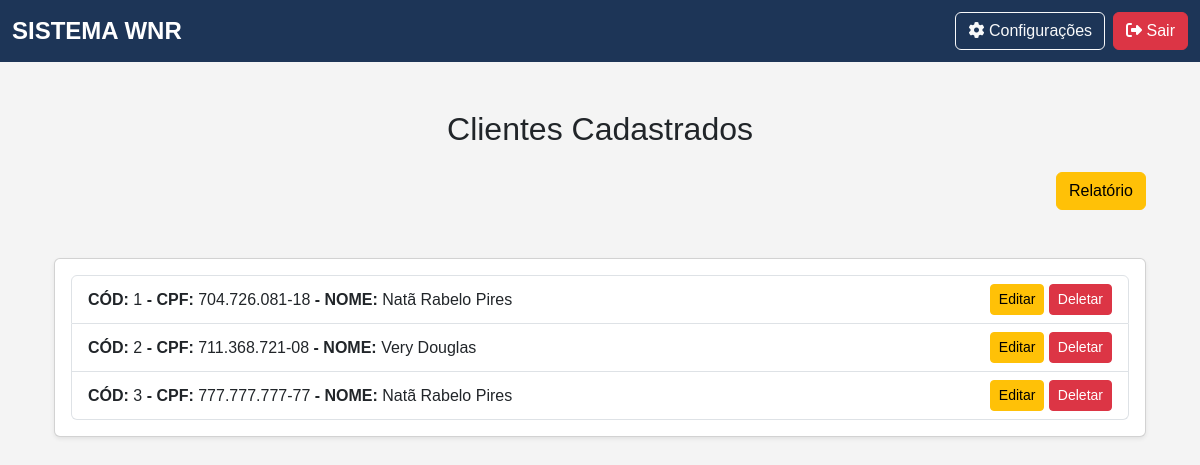
Page /listar_cliente (signed in) on the earlier database version.
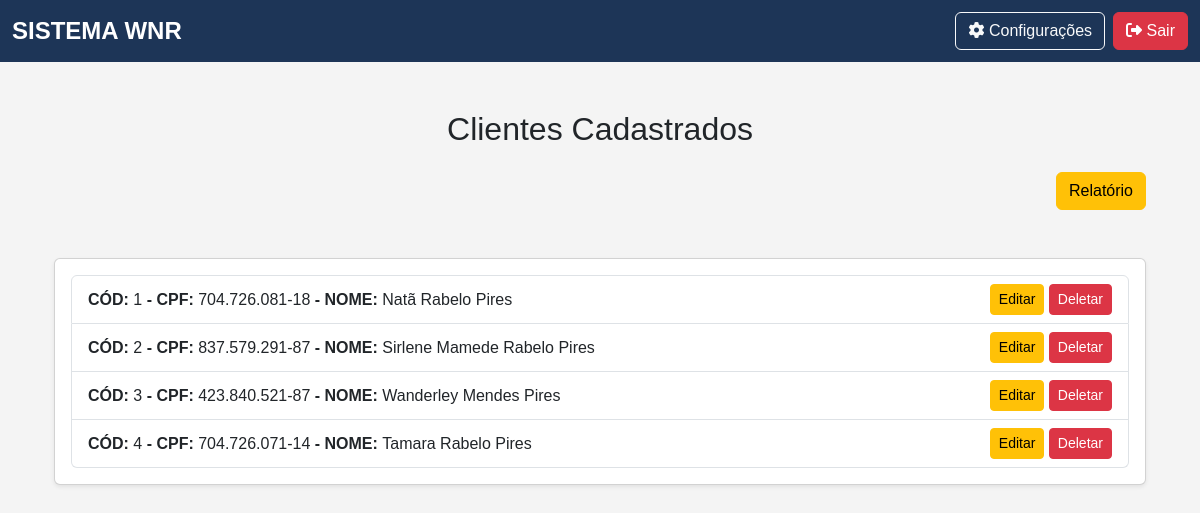
Same page on the later database version.
### app/models.py (models this page shows)
class Cliente(db.Model):
    __tablename__ = "clientes"
    id                      = Column(Integer, primary_key=True, index=True)
    nome                    = Column(String, index=True)
    cpf                     = Column(String(11), unique=True, index=True)
    email                   = Column(String, unique=True, index=True)
    data_nascimento         = Column(Date)
    renda_familiar          = Column(Float)
    bairro                  = Column(String)
    canal_divulgacao        = Column(String)
    cep                     = Column(String(8))
    cidade                  = Column(String)
    condicao_habitacao      = Column(String)
    cpf_responsavel         = Column(String(11), nullable=True, default="")
    numero_cs               = Column(String)
    despesa_mensal          = Column(Float)
    escolaridade            = Column(String)
    estado                  = Column(String)
    endereco                = Column(String)
    fone_contato            = Column(String)
    fone_pessoal            = Column(String)
    foto                    = Column(String)
    grau_parentesco         = Column(String)
    nome_plano_saude        = Column(String, default="Sem plano de Saúde")
    nome_responsavel        = Column(String, default="")
    numero_filhos           = Column(Integer, default=0)
    possui_filhos           = Column(String)
    plano_saude             = Column(String)
    previdenciario          = Column(String)
    profissao               = Column(String)
    remuneracao             = Column(Float)
    rg                      = Column(String)
    saldo                   = Column(Float)
    sexo                    = Column(String)
    tipo_moradia            = Column(String)
    transporte              = Column(String)
    encaminhamentos = relationship("Encaminhamento", back_populates="cliente", cascade="all, delete-orphan")
    guias = relationship("Guia", back_populates="cliente")

### app/routes/client_routes.py (the view)
@client_bp.route('/listar_cliente', methods=['GET', 'POST'])
@login_required
@role_required('atendimento', 'financeiro', 'admin')
def listar_cliente():
    clientes = Cliente.query.all()
    return render_template('clientes/list.html', clientes=clientes)

### app/__init__.py (called while the page is built)
@login_manager.user_loader
def load_user(id):
    return Usuario.query.get(int(id))  # Converte para inteiro e busca no banco

### app/templates/clientes/list.html (shortened to what this page needs)
{% extends 'base.html' %}
{% block content %}
<div class="container mt-5">
    <h2 class="text-center mb-4 mt-5">Clientes Cadastrados</h2>
    <div class="row mt-4 mb-5">
        <div class="col-md-12 text-end">
            <a href="{{ url_for('report_bp.report_cliente') }}" class="btn btn-md btn-warning">Relatório</a>
        </div>
    </div>
    <div class="card shadow-sm">
        <div class="card-body">
            <ul class="list-group">
                {% for cliente in clientes %}
                    <li class="list-group-item d-flex justify-content-between align-items-center">
                        <div>
                            <strong>CÓD: </strong>{{cliente.id}}
                            <strong> - CPF: </strong>{{cliente.cpf}}
                            <strong> - NOME: </strong>{{cliente.nome}}
                        </div>
                        <div>
                            <a href="{{ url_for('client_bp.editar_cliente', id=cliente.id) }}" class="btn btn-sm btn-warning">Editar</a>
                            <a href="{{ url_for('client_bp.deletar_cliente', id=cliente.id) }}" class="btn btn-sm btn-danger" data-bs-toggle="modal" data-bs-target="#confirmarExclusao" data-id="{{ cliente.id }}">Deletar</a>
                        </div>
                    </li>
                {% endfor %}
            </ul>
        </div>
    </div>
</div>
{% endblock %}

### app/templates/base.html (shortened to what this page needs)
<!DOCTYPE html>
<html lang="pt-BR">
<head>
    <link href="https://cdn.jsdelivr.net/npm/bootstrap@5.3.0/dist/css/bootstrap.min.css" rel="stylesheet">
    <link rel="stylesheet" href="{{ url_for('static', filename='css/base.css') }}">
</head>
<body>
    <nav class="navbar navbar-expand-lg navbar-dark">
        <div class="container-fluid">
            <a class="navbar-brand" href="{{ url_for('main_bp.menu')}}">SISTEMA WNR</a>
            <div class="d-flex">
                <a href="#" class="btn btn-outline-light me-2"><i class="fas fa-cog"></i> Configurações</a>
                <a href="{{ url_for('auth_bp.logout')}}" class="btn btn-danger"><i class="fas fa-sign-out-alt"></i> Sair</a>
            </div>
        </div>
    </nav>
    <div class="container container-fluid mt-5">
        {% block content %}{% endblock %}
    </div>
</body>
</html>

### app/static/css/base.css (style rules this page uses)
body { background-color: #f4f4f4; font-family: 'Arial', sans-serif; margin: 0; padding: 0; }
.navbar { background-color: #1d3557; }
.navbar-brand { font-size: 1.5rem; font-weight: bold; }
.navbar .btn { font-size: 1rem; transition: 0.3s; }

Differences in the rows shown:
changed Cliente id 2: cpf "711.368.721-08" → "837.579.291-87"; nome "Very Douglas" → "Sirlene Mamede Rabelo Pires"
changed Cliente id 3: cpf "777.777.777-77" → "423.840.521-87"; nome "Natã Rabelo Pires" → "Wanderley Mendes Pires"
added Cliente: id "4", cpf "704.726.071-14", nome "Tamara Rabelo Pires"
